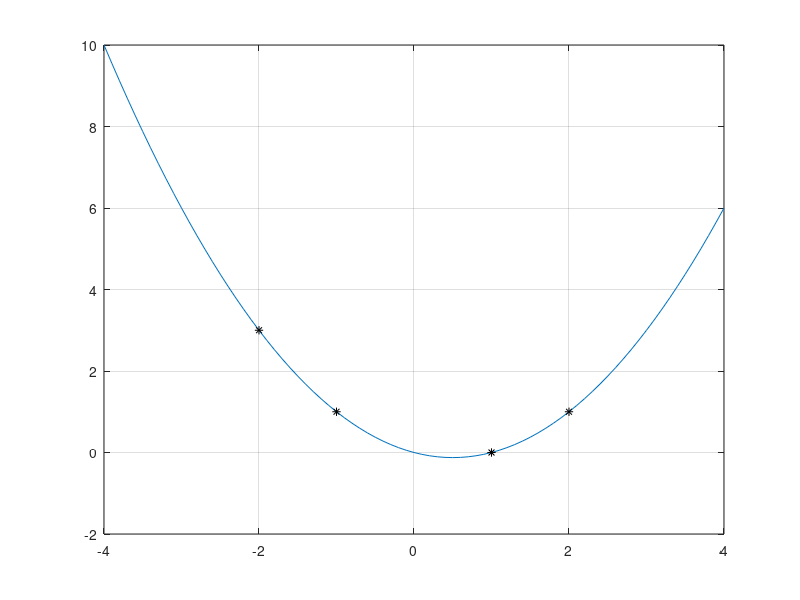

The MATLAB script that drew this image:
%
% zyBooks practice problems 
% 8.5 MATLAB: Least Squares Approximation
%
% By Alexander Ahmann <alexander.ahmann@snhu.edu>
%   - GitHub: https://github.com/Alekseyyy
%

%The same data is used for the activity.  These are provided for you.
X = [-2 -1 1 2].'
Y = [3 1 0 1].'

%Use the length() command to determine the size of the column vector X.  Store this value in m.

m = length(X)

%Set up the appropriate matrix A to find the best-fit parabola of the form y=C+Dx+Ex^2.  The 
%first column of A will contain all 1's, using the ones() command.  The second column of A 
%contains x values that are stored in X.  The third column of A contains the squared x values
%that are stored in X.  Elementwise multiplication of X by itself, using .* operator, will 
%produce the desired values for the third column.

A = [ones(m,1) X X.* X]

%Calculate the matrix products.  These are provided for you.
A_transposeA = A.' * A
A_transposeY = A.' * Y

%Use the backslash operation to solve the overdetermined system.  Store this in Soln2.

Soln2 = A_transposeA \ A_transposeY

%Define the x values to use for plotting the best-fit parabola.  This creates a vector x.
%This is provided for you.
x=-4: 0.1 :4

%Define the best-fit parabola, storing it in yquadratic.  Elementwise multiplication of the
%x values times themselves to square them is achieved by using .* operator (because x is a vector).

yquadratic = Soln2(1) + Soln2(2) * x + Soln2(3)*x.^2

%The following sequence of commands plots the data and the best-fit parabola.  The command is 
%provided for you.
plot(x, yquadratic, X, Y, 'k*');grid;shg
